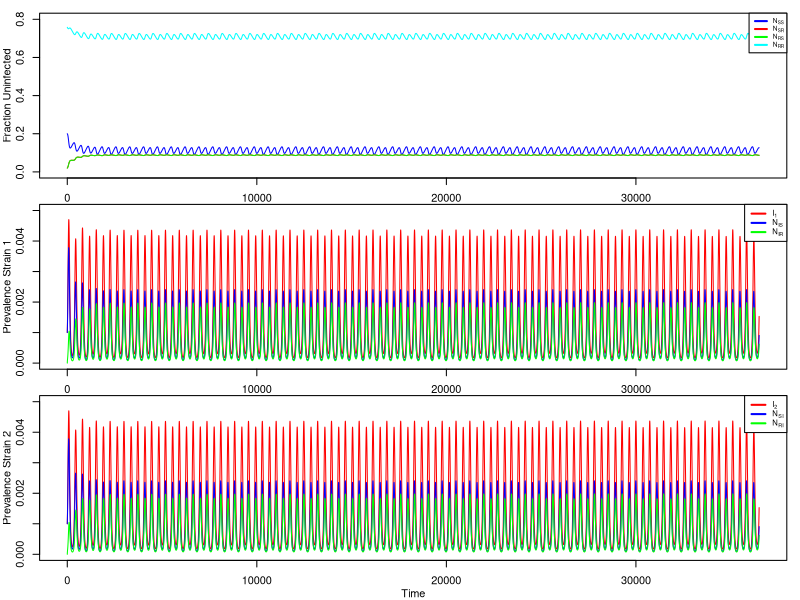
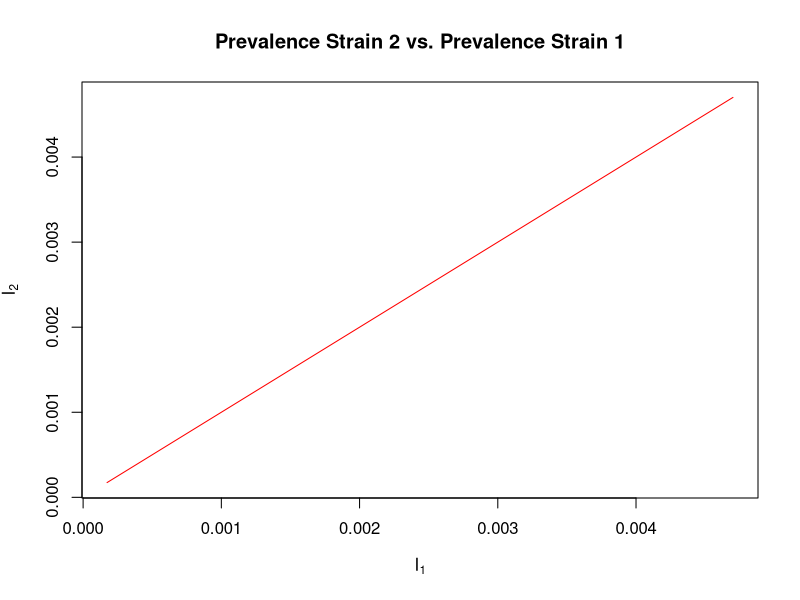

Write R code to recreate these figures, in order.
####### Two Strains with Competition ############################################################
## Two-strain model with optional sinusoidal forcing
## Implemented with deSolve (lsoda) in R
## August 2015
## Authors: Igor Vasiljevic and Sarah Cobey, 
## with R implementation by Sylvia Ranjeva 
##################################################################################################

# load package to solve ODEs from R
require(deSolve);

## Function to output system of ODE's at each time point #########################################
diff_eqs <- function(t,y,p){
  beta = p[[1]]
  gamma = p[[2]]
  mu = p[[3]]
  alpha = p[[4]]
  epsilon = p[[5]]
  omega = p[[6]]
  forcing = p[[7]]
  
  if(forcing == 1){
      force = 1 + epsilon*cos(omega*t) # seasonal forcing
  }
  if(forcing == 0){
      force = 1 # no forcing
  }
 
  N = y
  
  with(as.list(p),{
    NSS = N[1]
    NIS = N[2]
    NRS = N[3]
    NSI = N[4]
    NRI = N[5]
    NSR = N[6]
    NIR = N[7]
    I1 = NIS + NIR
    I2 = NSI + NRI
    
    #adjust transmission rate according to forcing
    beta = beta*force
    
    #differential equations
    dNSS.dt = mu - NSS*(beta[1]*I1 + beta[2]*I2) - mu*NSS
    dNIS.dt = NSS*(beta[1]*I1) - gamma[1]*NIS - mu*NIS
    dNRS.dt = gamma[1]*NIS - alpha[2]*beta[2]*I2*NRS - mu*NRS
    dNSI.dt = beta[2]*NSS*I2 - gamma[2]*NSI - mu*NSI
    dNRI.dt = alpha[2]*beta[2]*I2*NRS - gamma[2]*NRI - mu*NRI
    dNSR.dt = gamma[2]*NSI - alpha[1]*beta[1]*I1*NSR - mu*NSR
    dNIR.dt = alpha[1]*beta[1]*I1*NSR - gamma[1]*NIR - mu*NIR
    return(list(c(dNSS.dt,dNIS.dt,dNRS.dt, dNSI.dt, dNRI.dt, dNSR.dt, dNIR.dt)))
  })
}

#### Run the simulation ##############################################################################
# specify initial conditions
NSS = 0.2
NIS = 1e-3
NRS = 0.02
NRI = 0.0
NSI = 1e-3
NSR = 0.02
NIR = 0.0

# specify model parameters
beta = c(5,5)/7
gamma = c(1,1)/7
mu = 1/(10*365)
alpha = c(1,1)
epsilon = .1
omega = 2*(pi/365)
# optional observation noise
obs_sd = 0

# turn on/off forcing
forcing = 1

#specify simulation times
t_start = 0
t_end = 100*365
delta_t = .1

#specify output sampling for plotting
output_interval = 1

#parameters
params = list(beta = beta,
gamma = gamma,
mu = mu,
alpha = alpha,
epsilon = epsilon,
omega = omega,
forcing = forcing)

#time sequence
t = seq(from=t_start,to=t_end,by=delta_t)

#initial conditions
N = c(NSS, NIS, NRS, NSI, NRI, NSR, NIR)

#simulate #####################################################
out = ode(y=N,times=t,func=diff_eqs,parms=params)


time = out[,1]
I1 = out[,3] + out[,8]
I2 = out[,5] + out[,6]

# add optional observation noise
if(obs_sd > 0){
  errors <- rnorm(length(I1), mean = 1, sd = obs_sd)
  I1 <- I1*errors
  I2 <- I2*errors
}

NSS = out[,2]
NIS = out[,3]
NRS = out[,4]
NSI = out[,5]
NRI = out[,6]
NSR = out[,7]
NIR = out[,8]
NRR = 1-rowSums(out[,2:8],)

output <- data.frame(time = time,
                     NSS = NSS,
                     NIS = NIS,
                     NRS = NRS,
                     NSI = NSI,
                     NRI = NRI,
                     NSR = NSR,
                     NIR = NIR,
                     NRR = NRR,
                     I1 = I1,
                     I2 = I2)

# Plotting #############################################################

## plot time-series #####################################################
filename = "time_series.png"
png(filename, res = 100)

# plotting parameters
par(mfrow = c(3, 1),     # 3x1 layout
    oma = c(2, 2, 0, 0), # two rows of text at the outer left and bottom margin
    mar = c(1, 1, 1, 1), # space for one row of text at ticks and to separate plots
    mgp = c(2, 1, 0),    # axis label at 2 rows distance, tick labels at 1 row
    xpd = NA)            # allow content to protrude into outer margin (and beyond)

plot(time,NSS,ylim=c(0,.8),type="l", col = "blue", lwd=1,xlab = "", ylab="Fraction Uninfected")
  lines(time, NSR, col="red")
  lines(time, NRS, col = "green")
  lines(time, NRR, col = "cyan")
  legend('topright', legend = c(expression('N'["SS"]), expression('N'["SR"]), expression('N'["RS"]),expression('N'["RR"]) ), lwd = 2, col = c("blue","red","green", "cyan"), cex = .6 )
plot(time, I1, ylim = c(0,.005), type = 'l', col = "red", lwd =1 ,xlab = "", ylab= "Prevalence Strain 1")
  lines(time, NIS, col = "blue")
  lines(time, NIR, col = "green")
  legend('topright', legend = c(expression('I'[1]), expression('N'["IS"]), expression('N'["IR"])) , lwd = 2, col = c("red","blue","green") , cex = .7)
plot(time, I2, ylim = c(0,.005), type = 'l', col = "red", lwd =1 , xlab = "Time", ylab= "Prevalence Strain 2")
  lines(time, NSI, col = "blue")
  lines(time, NRI, col = "green")
  legend('topright', legend = c(expression('I'[2]), expression('N'["SI"]), expression('N'["RI"])) , lwd = 2, col = c("red","blue","green"), cex = .7 )
dev.off()

## plot I1 vs I2 #####################################################
filename = "I1_vs_I2.png"
png(filename, res = 72)
par(mfrow=c(1,1))
plot(I1, I2, type = 'l', col = "red", lwd =1 , xlab = expression('I'[1]), ylab= expression('I'[2]), main = "Prevalence Strain 2 vs. Prevalence Strain 1")
dev.off()
